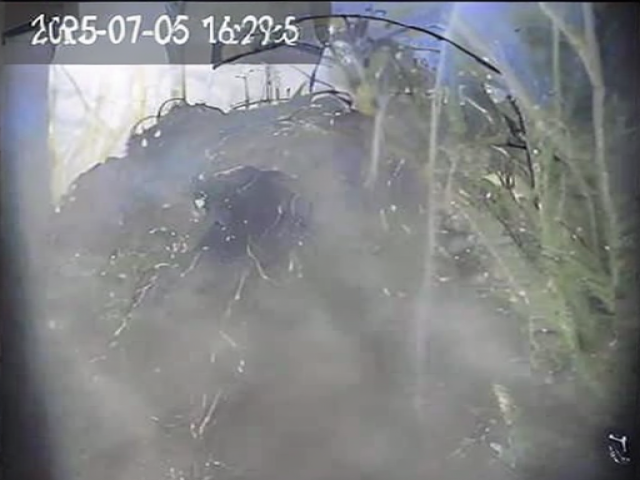
#> input picture sd_scripts/lora/accepted_20260224_164715/resized_640x480/1751703857935_1751704212892_01_merged_seg2_final_level_max4_20250705162944_20250705163002_f_t0000011000_f000000275_3372_FV_s000_640x480.png, 640 x 480 px
$ python -i test_residual_multiple_samples.py   (imports and definitions only)   (older library calls are emulated)
#> lines starting #> are read from the running program, lines starting #| are printed output that depends on the picture
#> further down, picture is the input picture: shape (480, 640, 3); mean B, G, R 134.9, 133, 130.9
#!/usr/bin/env python3
"""
批量测试残差层提取方法，生成多样本对比图

对比方法A（直接叠加）与方法B（残差叠加）在多个样本上的效果
"""

import os
import cv2
import numpy as np
import pandas as pd
from pathlib import Path

# 路径配置
sd_dir = "sd_scripts/lora/accepted_20260224_164715/resized_640x480"
rgblabels_dir = "dataset/woodscape_raw/train/rgbLabels"
bg_base_dir = "dataset/temporal_sequences/raw_sequences"
manifest_path = "dataset/sd_temporal_training/metadata/dirt_layer_manifest.csv"

output_dir = "scripts/temporal/test_residual_multiple"
# [1 line not run here, left out]

# 加载清单
# [1 line that did not run here, left out]

# 找干净背景帧
bg_frames = {}
# [10 lines not run here, left out]

def create_degraded_base(image):
    """创建降语义底图"""
    gray = cv2.cvtColor(image, cv2.COLOR_BGR2GRAY)
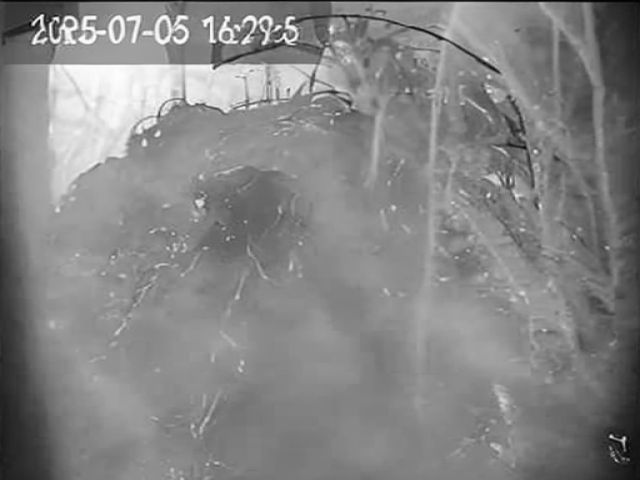
#> gray: shape (480, 640); min 2, max 255, mean 132.6
    blurred = cv2.GaussianBlur(gray, (41, 41), 10)
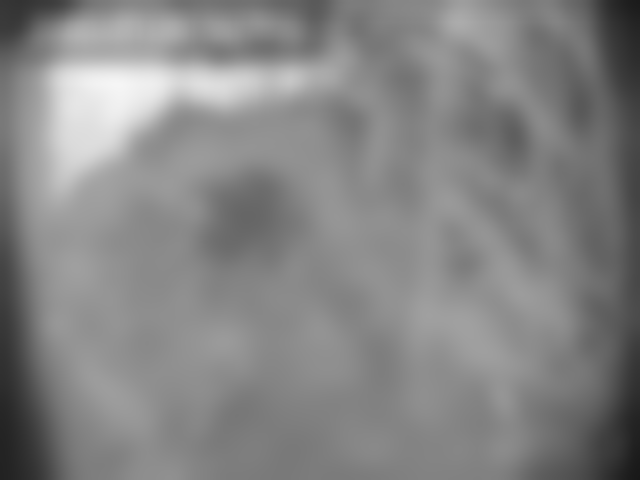
#> blurred: shape (480, 640); min 24, max 245, mean 132.7
    return cv2.cvtColor(blurred, cv2.COLOR_GRAY2BGR)

def get_mask_id(filename):
    """从文件名提取 mask_id"""
    base = filename.replace('_640x480.png', '').replace('.png', '')
    parts = base.rsplit('_', 3)
    if len(parts) < 4:
        return None
    frame_id = parts[-3]
    view = parts[-2]
    return f"{frame_id}_{view}"

def gradient_energy(img):
    """计算梯度能量"""
    gray = cv2.cvtColor(img, cv2.COLOR_BGR2GRAY) if len(img.shape) == 3 else img
    gx = cv2.Sobel(gray, cv2.CV_64F, 1, 0, ksize=3)
    gy = cv2.Sobel(gray, cv2.CV_64F, 0, 1, ksize=3)
    return np.sqrt(gx**2 + gy**2).mean()

# [3 lines not run here, left out]

# 测试多个样本
max_samples = 15
results = []

# [151 lines not run here, left out]

# 统计汇总
avg_ge_ratio_a = np.mean([r['ge_ratio_a'] for r in results])
avg_ge_ratio_b = np.mean([r['ge_ratio_b'] for r in results])
avg_leak_a = np.mean([r['leak_a'] for r in results])
avg_leak_b = np.mean([r['leak_b'] for r in results])

# [18 lines not run here, left out]

>>> import cv2
>>> picture = cv2.imread('../../sd_scripts/lora/accepted_20260224_164715/resized_640x480/1751703857935_1751704212892_01_merged_seg2_final_level_max4_20250705162944_20250705163002_f_t0000011000_f000000275_3372_FV_s000_640x480.png')
>>> result = create_degraded_base(picture)

$ run again, on sd_scripts/lora/accepted_20260224_164715/resized_640x480/1751710936461_1751711319656_01_merged_seg1_final_level_max6_20250705182426_20250705182431_f_t0000004000_f000000100_3155_RV_s000_640x480.png
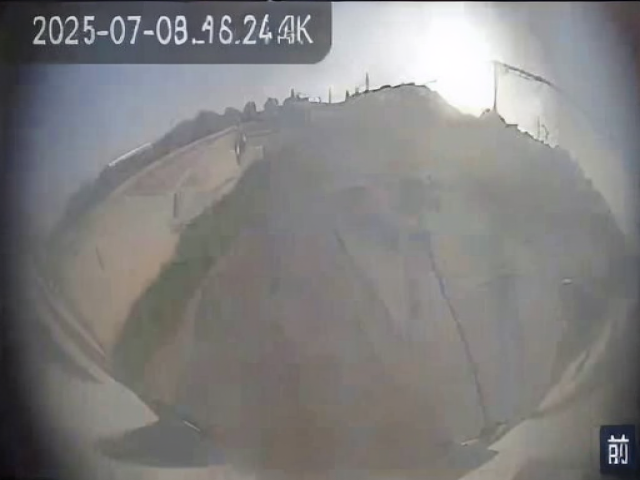
#> input picture sd_scripts/lora/accepted_20260224_164715/resized_640x480/1751710936461_1751711319656_01_merged_seg1_final_level_max6_20250705182426_20250705182431_f_t0000004000_f000000100_3155_RV_s000_640x480.png, 640 x 480 px
#> picture is the input picture: shape (480, 640, 3); mean B, G, R 127.7, 128, 129
#> in create_degraded_base, `blurred = cv2.GaussianBlur(gray, (41, 41), 10)`:
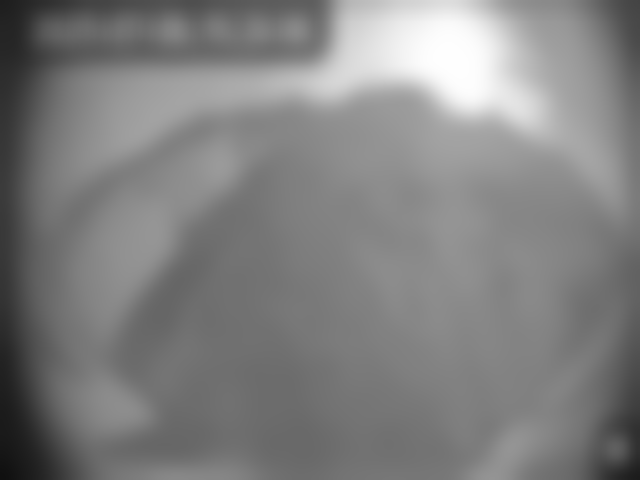
#> blurred: shape (480, 640); min 16, max 254, mean 128.3

$ run again, on sd_scripts/lora/accepted_20260224_164715/resized_640x480/1751711705851_1751712334189_01_merged_seg1_final_level_max6_20250705183724_20250705183739_f_t0000010000_f000000250_4442_MVL_s000_640x480.png
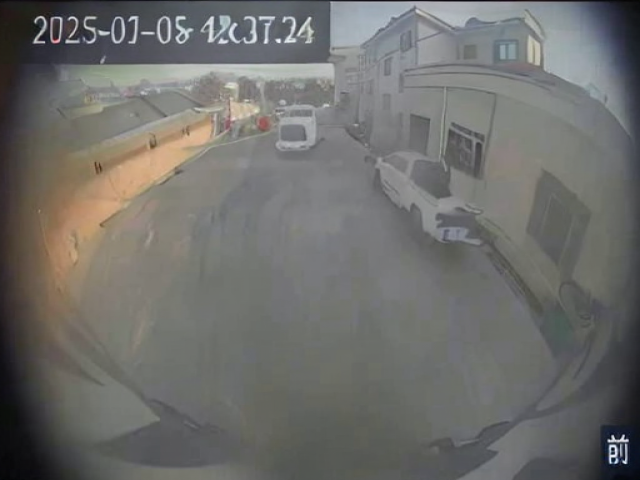
#> input picture sd_scripts/lora/accepted_20260224_164715/resized_640x480/1751711705851_1751712334189_01_merged_seg1_final_level_max6_20250705183724_20250705183739_f_t0000010000_f000000250_4442_MVL_s000_640x480.png, 640 x 480 px
#> picture is the input picture: shape (480, 640, 3); mean B, G, R 107.5, 110.1, 110.5
#> in create_degraded_base, `gray = cv2.cvtColor(image, cv2.COLOR_BGR2GRAY)`:
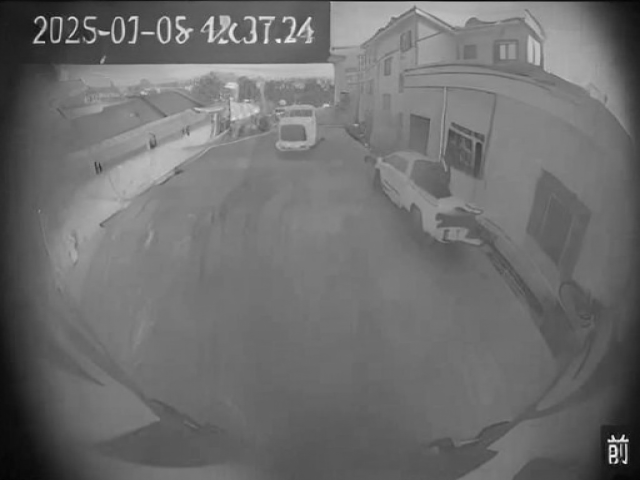
#> gray: shape (480, 640); min 3, max 245, mean 109.9
#> in create_degraded_base, `blurred = cv2.GaussianBlur(gray, (41, 41), 10)`:
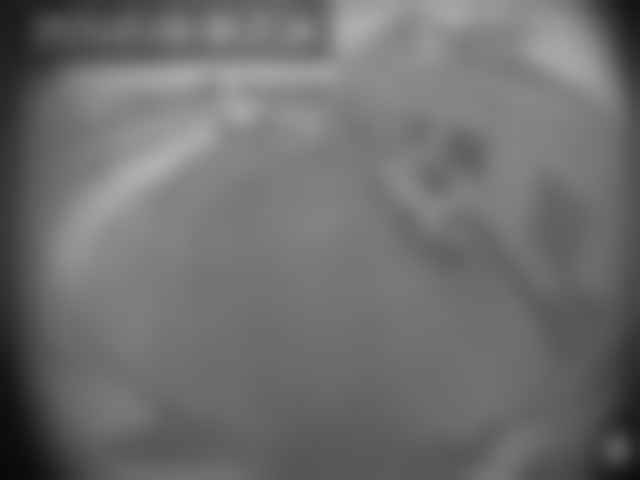
#> blurred: shape (480, 640); min 8, max 175, mean 110

$ run again, on sd_scripts/lora/accepted_20260224_164715/resized_640x480/1751751775113_1751752150591_01_merged_seg1_final_level_max6_20250706054802_20250706054807_f_t0000004000_f000000100_2786_RV_s000_640x480.png
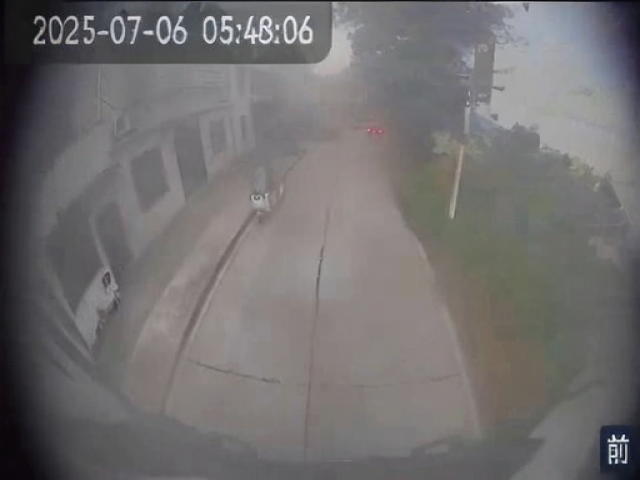
#> input picture sd_scripts/lora/accepted_20260224_164715/resized_640x480/1751751775113_1751752150591_01_merged_seg1_final_level_max6_20250706054802_20250706054807_f_t0000004000_f000000100_2786_RV_s000_640x480.png, 640 x 480 px
#> picture is the input picture: shape (480, 640, 3); mean B, G, R 112.3, 111.9, 114.4
#> in create_degraded_base, `blurred = cv2.GaussianBlur(gray, (41, 41), 10)`:
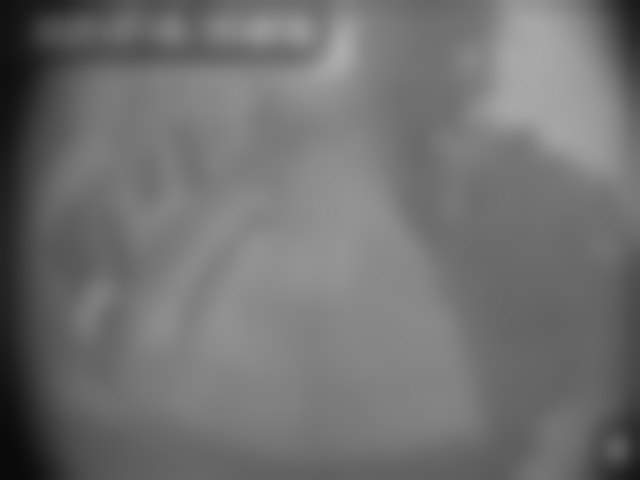
#> blurred: shape (480, 640); min 9, max 171, mean 112.8
